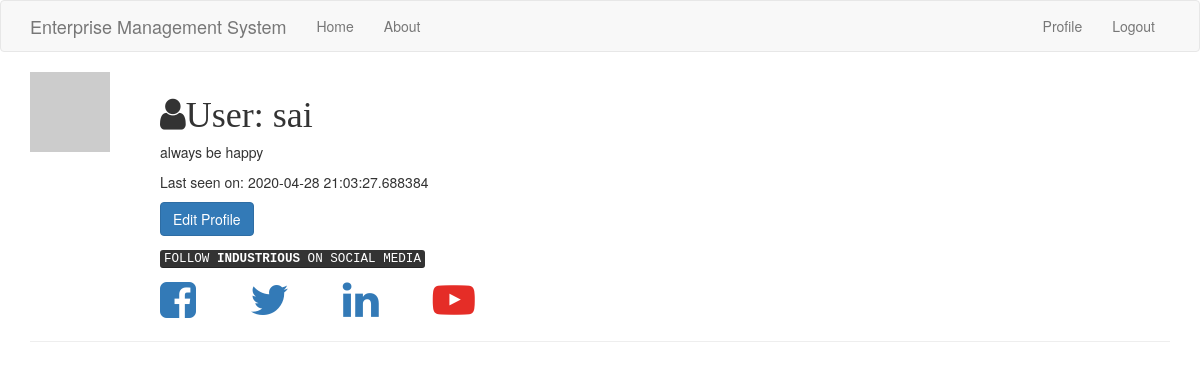
The app's page /user/sai (signed in), older data.
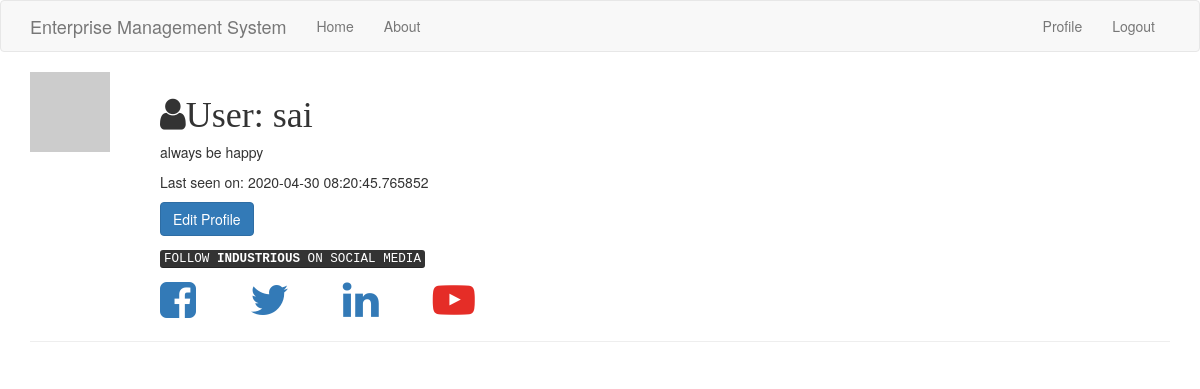
The same page, newer data.
### app/models.py (models this page shows, shortened)
class User(UserMixin,db.Model):
    id = db.Column(db.Integer,primary_key=True)
    username = db.Column(db.String(64), index=True,unique=True)
    email = db.Column(db.String(120),index=True,unique=True)
    password_hash = db.Column(db.String(128))
    job = db.Column(db.String(64))
    posts = db.relationship('Post',backref='author',lazy='dynamic')
    comment = db.relationship('Comment',backref='comment_by',lazy='dynamic')
    about_me = db.Column(db.String(140))
    last_seen = db.Column(db.DateTime, default=datetime.utcnow)
    def avatar(self, size):
        digest = md5(self.email.lower().encode('utf-8')).hexdigest()
        return 'https://www.gravatar.com/avatar/{}?d=identicon&s={}'.format(digest,size)

### app/routes.py (the view)
@app.route('/user/<username>')
@login_required
def user(username):
    user = User.query.filter_by(username=username).first_or_404()
    posts = [{'author': user, 'body': 'Test post #1'},{'author': user,'body': 'Test post #2'}]
    return render_template('user.html',user=user,posts=posts)

### app/models.py (called while the page is built)
@login.user_loader
def load_user(id):
    return User.query.get(int(id))

### app/routes.py (called while the page is built)
@app.before_request
def before_request():
    if current_user.is_authenticated:
        current_user.last_seen = datetime.utcnow()
        db.session.commit()

### app/templates/user.html
{% extends "base.html" %}
{% block app_content %}
<link rel="stylesheet" href="https://cdnjs.cloudflare.com/ajax/libs/font-awesome/4.7.0/css/font-awesome.min.css">
    <table>
        <tr valign="top">
            <td><img src="{{ user.avatar(128) }}"></td>
            <td>
                    <h1 style="margin-left:50px;"><i class="fa fa-user" aria-hidden="true">User: {{ user.username }} </i></h1>
                    {% if user.about_me %}<p style="margin-left: 50px;">{{ user.about_me }}</p>{% endif%}
                    {% if user.last_seen %}<p style="margin-left: 50px;">Last seen on: {{ user.last_seen }}</p>{% endif %}
                <p style="margin-left:50px;"><a class="btn btn-primary" href="{{ url_for('edit_profile') }}">Edit Profile</a></p>
                <p style="margin-left:50px;"> <kbd>FOLLOW <b>INDUSTRIOUS</b> ON SOCIAL MEDIA</kbd> </p>
                <a href="#" style="margin-left:50px;"><i class="fa fa-facebook-square fa-3x"></i></a>
                <a href="#" style="margin-left:50px;"><i class="fa fa-twitter fa-3x "></i></a>
                <a href="#" style="margin-left:50px;"><i class="fa fa-linkedin fa-3x"></i></a>
                <a href="#" style="margin-left:50px; color:#e52d27;"><i class="fa fa-youtube-play fa-3x"></i></a>
            </td>
        </tr>
    </table>
    <hr>
 {% endblock %}

### app/templates/base.html (shortened to what this page needs)
{% extends 'bootstrap/base.html' %}
{% block navbar %}
    <nav class="navbar navbar-default">
        <div class="container">
            <div class="navbar-header">
                <a class="navbar-brand">Enterprise Management System</a>
            </div>
            <div class="collapse navbar-collapse" id="bs-example-navbar-collapse-1">
                <ul class="nav navbar-nav">
                    <li><a href="{{ url_for('home') }}">Home</a></li>
                    <li><a href="{{ url_for('about') }}">About</a></li>
                </ul>
                <ul class="nav navbar-nav navbar-right">
                    {% if current_user.is_anonymous %}
                    <li><a href="{{ url_for('login') }}">Login</a></li>
                    {% else %}
                    <li><a href="{{ url_for('user', username=current_user.username) }}">Profile</a></li>
                    <li><a href="{{ url_for('logout') }}">Logout</a></li>
                    {% endif %}
                </ul>
            </div>
        </div>
    </nav>
{% endblock %}
{% block content %}
    <div class="container">
        {% block app_content %}{% endblock %}
    </div>
{% endblock %}

Row changes from the older to the newer data that the page shows:
changed User "sai": last_seen "2020-04-28 21:03:27.688384" → "2020-04-30 08:20:45.765852"
